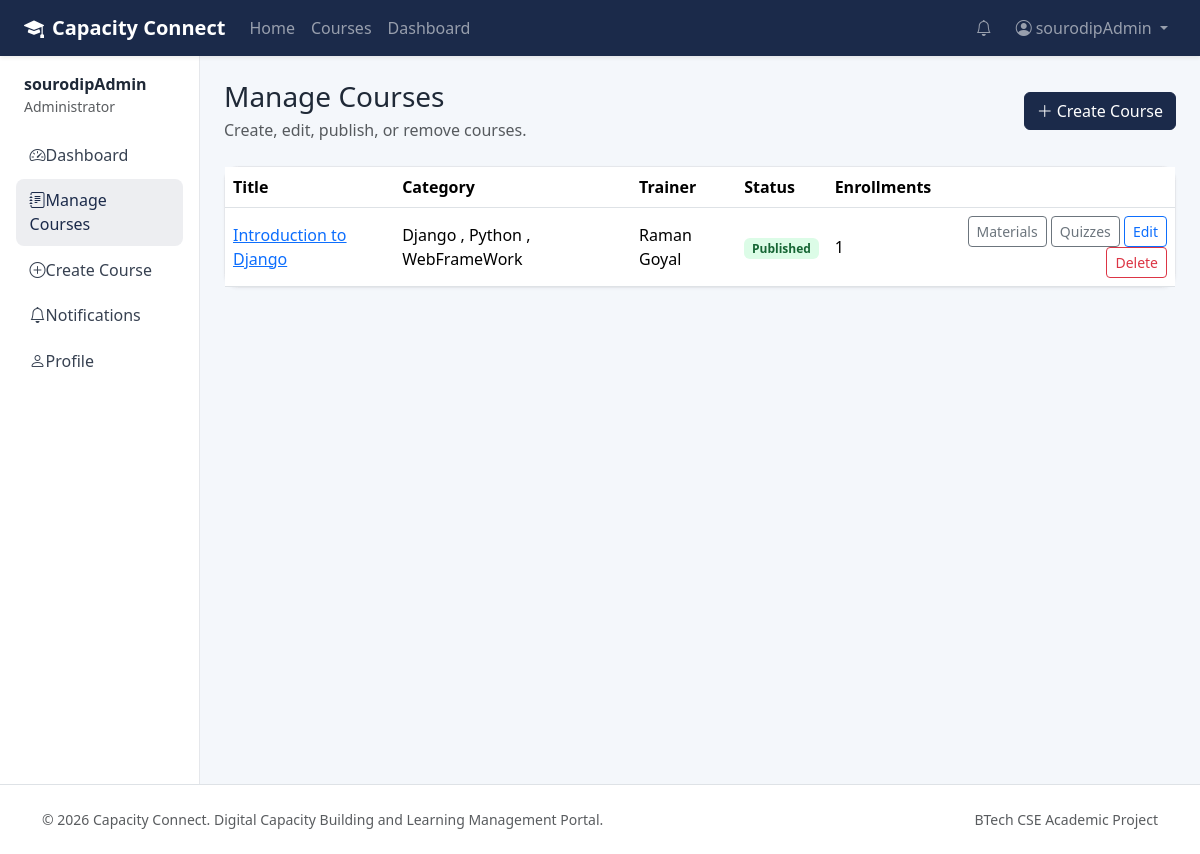
The page /courses/manage/ (signed in) on the database its author committed.
### accounts/models.py (models this page shows, shortened)
class User(AbstractUser):
    class Role(models.TextChoices):
        ADMIN = "ADMIN", "Administrator"
        TRAINER = "TRAINER", "Trainer"
        STUDENT = "STUDENT", "Student"
    role = models.CharField(max_length=20, choices=Role.choices, default=Role.STUDENT)
    email = models.EmailField(unique=True)
    class Meta:
        ordering = ["username"]

### courses/models.py (models this page shows, shortened)
class Course(models.Model):
    class Status(models.TextChoices):
        DRAFT = "DRAFT", "Draft"
        PUBLISHED = "PUBLISHED", "Published"
        ARCHIVED = "ARCHIVED", "Archived"
    title = models.CharField(max_length=200)
    description = models.TextField()
    category = models.CharField(max_length=100)
    trainer = models.ForeignKey(
        settings.AUTH_USER_MODEL,
        on_delete=models.CASCADE,
        related_name="courses_taught",
    )
    status = models.CharField(max_length=20, choices=Status.choices, default=Status.DRAFT)
    thumbnail = models.ImageField(upload_to="course_thumbnails/", blank=True, null=True)
    created_at = models.DateTimeField(auto_now_add=True)
    updated_at = models.DateTimeField(auto_now=True)
    class Meta:
        ordering = ["-created_at"]
        constraints = [
            models.UniqueConstraint(
                fields=["trainer", "title"],
                name="unique_course_title_per_trainer",
            )
        ]

### courses/views.py (the view)
# urls.py: path("manage/", views.course_manage, name="course_manage"),
@role_required(User.Role.TRAINER, User.Role.ADMIN)
def course_manage(request):
    courses = Course.objects.select_related("trainer").all()
    if request.user.role == User.Role.TRAINER:
        courses = courses.filter(trainer=request.user)
    return render(request, "courses/course_manage.html", {"courses": courses})

### core/context_processors.py (called while the page is built)
def global_notifications(request):
    if request.user.is_authenticated:
        from notifications.models import Notification
        unread = Notification.objects.filter(recipient=request.user, is_read=False)
        return {
            "global_unread_notification_count": unread.count(),
            "global_recent_notifications": unread.select_related("sender")[:5],
        }
    return {"global_unread_notification_count": 0, "global_recent_notifications": []}

### templates/courses/course_manage.html (shortened to what this page needs)
{% extends 'dashboard_base.html' %}
{% block sidebar %}
    <a class="nav-link" href="{% url 'accounts:dashboard_redirect' %}"><i class="bi bi-speedometer2"></i>Dashboard</a>
    <a class="nav-link active" href="{% url 'courses:course_manage' %}"><i class="bi bi-journal-text"></i>Manage Courses</a>
    <a class="nav-link" href="{% url 'courses:course_create' %}"><i class="bi bi-plus-circle"></i>Create Course</a>
    <a class="nav-link" href="{% url 'notifications:notification_list' %}"><i class="bi bi-bell"></i>Notifications</a>
    <a class="nav-link" href="{% url 'accounts:profile' %}"><i class="bi bi-person"></i>Profile</a>
{% endblock %}
{% block content %}
<div class="page-header d-flex justify-content-between align-items-center flex-wrap gap-2">
    <div>
        <h1 class="h3 mb-1">Manage Courses</h1>
        <p class="text-muted mb-0">Create, edit, publish, or remove courses.</p>
    </div>
    <a href="{% url 'courses:course_create' %}" class="btn btn-primary"><i class="bi bi-plus-lg me-1"></i>Create Course</a>
</div>
<div class="card">
    <div class="table-responsive">
        <table class="table mb-0">
            <thead><tr><th>Title</th><th>Category</th><th>Trainer</th><th>Status</th><th>Enrollments</th><th></th></tr></thead>
            <tbody>
            {% for course in courses %}
                <tr>
                    <td><a href="{% url 'courses:course_detail' course.pk %}">{{ course.title }}</a></td>
                    <td>{{ course.category }}</td>
                    <td>{{ course.trainer.get_full_name|default:course.trainer.username }}</td>
                    <td><span class="badge badge-status-{{ course.status|lower }}">{{ course.get_status_display }}</span></td>
                    <td>{{ course.enrollments.count }}</td>
                    <td class="text-end">
                        <a href="{% url 'materials:material_list' course.pk %}" class="btn btn-sm btn-outline-secondary">Materials</a>
                        <a href="{% url 'quizzes:quiz_list' course.pk %}" class="btn btn-sm btn-outline-secondary">Quizzes</a>
                        <a href="{% url 'courses:course_edit' course.pk %}" class="btn btn-sm btn-outline-primary">Edit</a>
                        <a href="{% url 'courses:course_delete' course.pk %}" class="btn btn-sm btn-outline-danger">Delete</a>
                    </td>
                </tr>
            {% empty %}
                <tr><td colspan="6"><div class="empty-state"><i class="bi bi-journal-plus"></i><p class="mb-0">No courses yet. <a href="{% url 'courses:course_create' %}">Create your first course</a>.</p></div></td></tr>
            {% endfor %}
            </tbody>
        </table>
    </div>
</div>
{% endblock %}

### templates/dashboard_base.html (shortened to what this page needs)
{% extends 'base.html' %}
{% block nav_container_fluid %}-fluid px-4{% endblock %}
{% block page_wrapper %}
<div class="container-fluid px-0">
    <div class="row g-0">
        <aside class="col-lg-2 sidebar p-3">
            <div class="mb-3 px-2">
                <div class="fw-semibold">{{ user.get_full_name|default:user.username }}</div>
                <div class="small text-muted">{{ user.get_role_display }}</div>
            </div>
            <nav class="nav flex-column">
                {% block sidebar %}{% endblock %}
            </nav>
        </aside>
        <main class="col-lg-10 p-4">
            {% block content %}{% endblock %}
        </main>
    </div>
</div>
{% endblock %}

### templates/base.html (shortened to what this page needs)
{% load static %}
<!DOCTYPE html>
<html lang="en">
<head>
    <link href="https://cdn.jsdelivr.net/npm/bootstrap@5.3.3/dist/css/bootstrap.min.css" rel="stylesheet">
    <link href="https://cdn.jsdelivr.net/npm/bootstrap-icons@1.11.3/font/bootstrap-icons.min.css" rel="stylesheet">
    <link rel="stylesheet" href="{% static 'css/style.css' %}">
</head>
<body>
<nav class="navbar navbar-expand-lg navbar-dark bg-primary-dark sticky-top shadow-sm">
    <div class="container{% block nav_container_fluid %}{% endblock %}">
        <a class="navbar-brand fw-bold" href="{% url 'home' %}">
            <i class="bi bi-mortarboard-fill me-2"></i>Capacity Connect
        </a>
        <div class="collapse navbar-collapse" id="mainNav">
            <ul class="navbar-nav me-auto mb-2 mb-lg-0">
                <li class="nav-item"><a class="nav-link" href="{% url 'home' %}">Home</a></li>
                <li class="nav-item"><a class="nav-link" href="{% url 'courses:course_list' %}">Courses</a></li>
                {% if user.is_authenticated %}
                <li class="nav-item"><a class="nav-link" href="{% url 'accounts:dashboard_redirect' %}">Dashboard</a></li>
                {% endif %}
            </ul>
            <ul class="navbar-nav ms-auto align-items-lg-center">
                {% if user.is_authenticated %}
                <li class="nav-item me-2">
                    <a class="nav-link position-relative" href="{% url 'notifications:notification_list' %}">
                        <i class="bi bi-bell"></i>
                    </a>
                </li>
                <li class="nav-item dropdown">
                    <a class="nav-link dropdown-toggle" href="#" data-bs-toggle="dropdown">
                        <i class="bi bi-person-circle me-1"></i>{{ user.get_short_name|default:user.username }}
                    </a>
                </li>
                {% else %}
                <li class="nav-item"><a class="nav-link" href="{% url 'accounts:login' %}">Login</a></li>
                <li class="nav-item"><a class="btn btn-accent ms-lg-2" href="{% url 'accounts:register' %}">Register</a></li>
                {% endif %}
            </ul>
        </div>
    </div>
</nav>
{% block page_wrapper %}{% endblock %}
<footer class="footer py-4 mt-auto border-top">
    <div class="container d-flex flex-column flex-md-row justify-content-between align-items-center gap-2">
        <div class="text-muted small">&copy; {% now "Y" %} Capacity Connect. Digital Capacity Building and Learning Management Portal.</div>
        <div class="small text-muted">BTech CSE Academic Project</div>
    </div>
</footer>
</body>
</html>

### static/css/style.css (style rules this page uses)
:root { --cc-primary: #1b2a4a; --cc-primary-soft: #243b66; --cc-accent: #14b8a6; --cc-accent-hover: #0d9488; --cc-bg: #f4f7fb; --cc-surface: #ffffff; --cc-text: #1f2937; --cc-muted: #6b7280; --cc-border: #e5e7eb; }
body { background: var(--cc-bg); color: var(--cc-text); min-height: 100vh; display: flex; flex-direction: column; }
.bg-primary-dark { background-color: var(--cc-primary) !important; }
.btn-primary { background: var(--cc-primary); border-color: var(--cc-primary); }
.card { border: 1px solid var(--cc-border); border-radius: 0.85rem; box-shadow: 0 1px 3px rgba(15, 23, 42, 0.04); }
.sidebar { background: #fff; border-right: 1px solid var(--cc-border); min-height: calc(100vh - 72px); }
.sidebar .nav-link { color: #374151; border-radius: 0.5rem; padding: 0.6rem 0.85rem; margin-bottom: 0.15rem; }
.sidebar .nav-link:hover, .sidebar .nav-link.active { background: rgba(27, 42, 74, 0.08); color: var(--cc-primary); font-weight: 500; }
.sidebar .nav-link i { width: 1.4rem; }
.page-header { margin-bottom: 1.5rem; }
.page-header h1, .page-header h2 { margin-bottom: 0.25rem; }
.table > :not(caption) > * > * { vertical-align: middle; }
.badge-status-published { background: #dcfce7; color: #166534; }
.footer { background: #fff; margin-top: auto; }

### rows shown on the page
User: get_short_name "sourodipAdmin", get_full_name "sourodipAdmin", role "Administrator"
Course: title "Introduction to Django", category "Django , Python , WebFrameWork", trainer.get_full_name "Raman Goyal", status "Published", enrollments.count "1"
